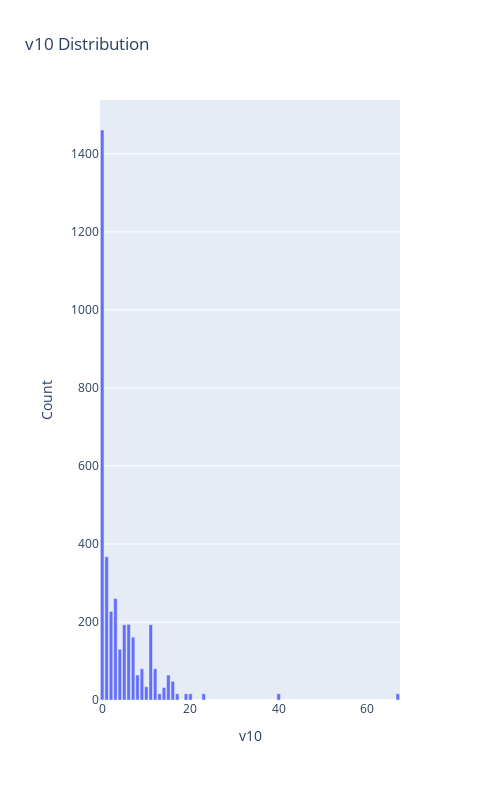

Notebook code for this chart:
### Code cell
#train_data.v10.value_counts()
# this variable has 23 unique values, One hot is not appropriate, instead mean target encode will be applied
utils.plot_categorical_variable(train_data,'v10', is_horizontal=False)

### Figure 1 — Plotly figure (JSON) as saved in the notebook; plotly's stock layout.template omitted (floating-point values rounded to 4 significant figures)
{"data": [{"alignmentgroup": "True", "hovertemplate": "v10=%{x}<br>count=%{y}<extra></extra>", "legendgroup": "", "marker": {"color": "#636efa", "pattern": {"shape": ""}}, "name": "", "offsetgroup": "", "orientation": "v", "showlegend": false, "textposition": "auto", "type": "bar", "x": [0, 1, 2, 3, 4, 5, 6, 7, 8, 9, 10, 11, 12, 13, 14, 15, 16, 17, 19, 20, 23, 40, 67], "xaxis": "x", "y": [1461, 367, 227, 260, 130, 193, 194, 161, 64, 80, 34, 193, 80, 16, 32, 64, 48, 16, 16, 16, 16, 16, 16], "yaxis": "y"}], "layout": {"barmode": "relative", "height": 800, "legend": {"tracegroupgap": 0}, "margin": {"b": 100, "l": 100, "r": 100, "t": 100}, "title": {"text": "v10 Distribution"}, "width": 500, "xaxis": {"anchor": "y", "domain": [0, 1], "title": {"text": "v10"}}, "yaxis": {"anchor": "x", "domain": [0, 1], "title": {"text": "Count"}}}}
